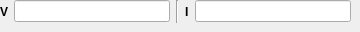
        <widget class="QWidget" name="tab_10">
         <attribute name="title">
          <string>hex</string>
         </attribute>
         <widget class="QWidget" name="horizontalLayoutWidget_12">
          <property name="geometry">
           <rect>
            <x>0</x>
            <y>0</y>
            <width>351</width>
            <height>23</height>
           </rect>
          </property>
          <layout class="QHBoxLayout" name="horizontalLayout_13">
           <item>
            <widget class="QLabel" name="label_35">
             <property name="font">
              <font>
               <bold>true</bold>
              </font>
             </property>
             <property name="text">
              <string>V</string>
             </property>
            </widget>
           </item>
           <item>
            <widget class="QLineEdit" name="lineEdit_33">
             <property name="alignment">
              <set>Qt::AlignmentFlag::AlignCenter</set>
             </property>
            </widget>
           </item>
           <item>
            <widget class="Line" name="line_15">
             <property name="orientation">
              <enum>Qt::Orientation::Vertical</enum>
             </property>
            </widget>
           </item>
           <item>
            <widget class="QLabel" name="label_36">
             <property name="font">
              <font>
               <bold>true</bold>
              </font>
             </property>
             <property name="text">
              <string>I</string>
             </property>
            </widget>
           </item>
           <item>
            <widget class="QLineEdit" name="lineEdit_34">
             <property name="alignment">
              <set>Qt::AlignmentFlag::AlignCenter</set>
             </property>
            </widget>
           </item>
          </layout>
         </widget>
        </widget>
